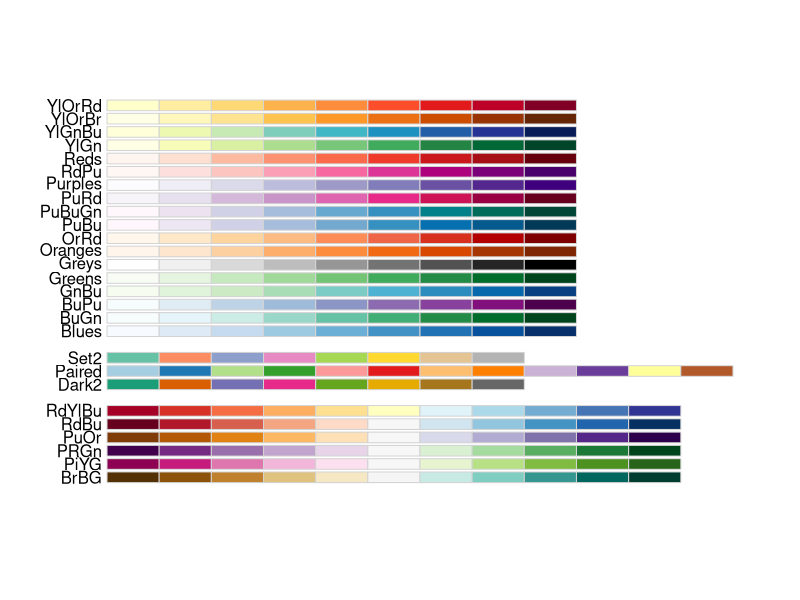
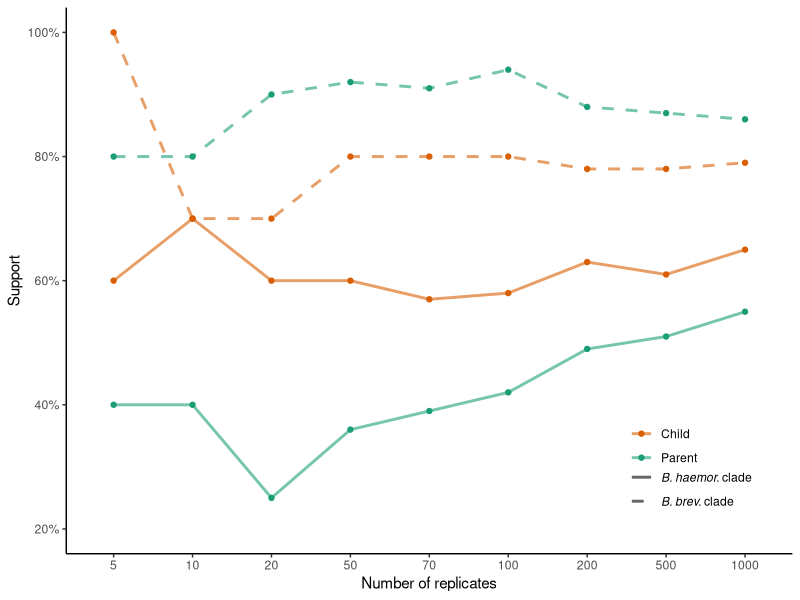
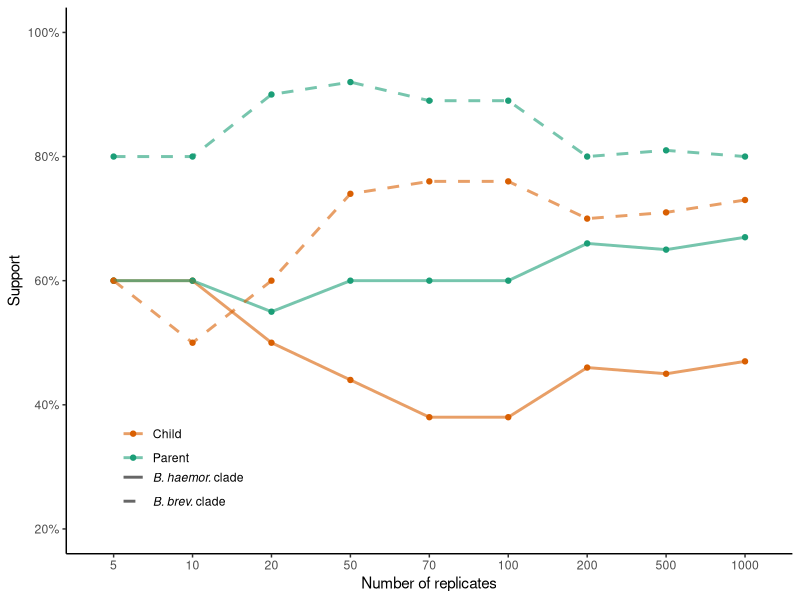
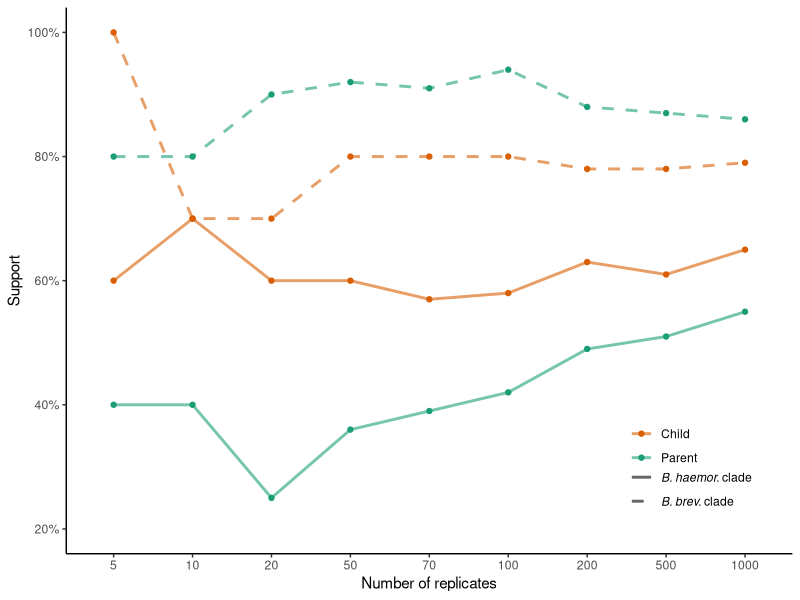
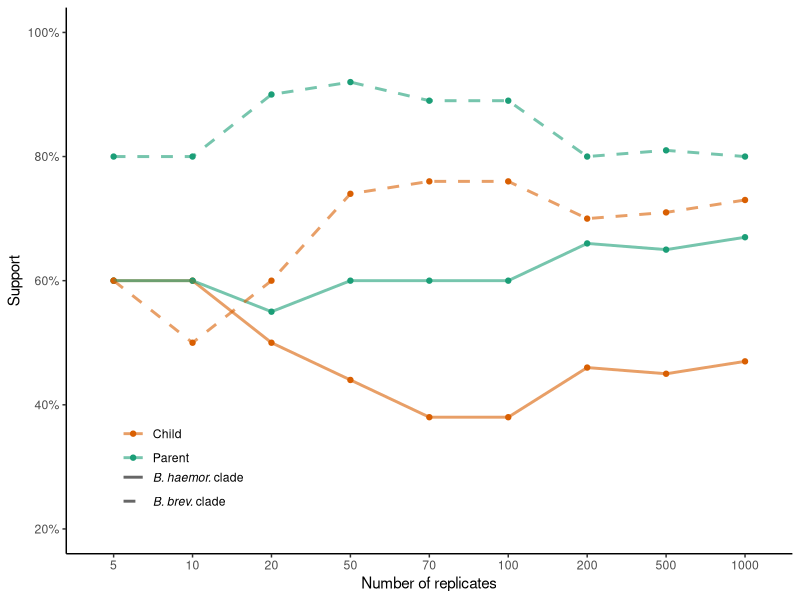

Reproduce these figures in R, in order. (Note: this script raises an error after producing the figures.)
require(ggplot2); require(scales); require(reshape2); 
#install.packages("dplyr")
require(dplyr)
#require(Hmisc)
library("readxl")
library(RColorBrewer)
library("ggsci")
#install.packages("ggrepel")
library("ggrepel")
library(ggpubr)
display.brewer.all(colorblindFriendly = TRUE)
brewer.pal(n = 8, name = "Dark2")
#library(ape)


my_colors <- RColorBrewer::brewer.pal(8, "Dark2")

my_colors2 <- RColorBrewer::brewer.pal(8, "Paired")
my_colors3  = c(brewer.pal(9, "RdBu")[c(1,2, 3, 7, 9)])

setwd(dirname(rstudioapi::getActiveDocumentContext()$path))
getwd()


d=read.csv('summary_main.csv',sep=",",h=T)


head(d)
ggplot(aes(x=as.factor(reps), y=support/100, group=branch, color=as.factor(sp), linetype=as.factor(cluster),), data=d)+
  #geom_bar(position="dodge", stat="identity")+
  geom_point()+
  geom_line(alpha = 0.6, size=1)+
  #geom_text_repel(aes(label=ifelse(support!=100, support, "")),
  #                force = 10, nudge_x = -0.001,nudge_y = 0.004, show.legend = F, size=3 )+
  #geom_text_repel(aes(label=support),hjust=0, vjust=0)+
  scale_x_discrete(name="Number of replicates")+
  scale_y_continuous(name="Support" , labels=percent, limits = c(0.2, 1))+
  theme_classic()+
  theme(legend.text.align = 0)+
  #scale_fill_grey()+
  scale_linetype_manual(name="", values = c(1, 2), 
                        labels=c((expression(italic("B. haemor.")~"clade")), expression(italic("B. brev.")~"clade") ))+
  scale_colour_manual(name="", values = c( my_colors[1], my_colors[2]), 
                    labels=c("Parent", "Child"))+
  theme(legend.position = c(.86,.14), 
        legend.margin=margin(t = -0.5, unit='cm') )+
  guides(colour = guide_legend(title = NULL, order = 1, reverse=TRUE, ), 
         linetype = guide_legend(title = NULL, order = 2, reverse=FALSE,))

ggsave("bee_support_vs_reps_main_no_label.pdf",width=5,height = 4)



#consensus

d=read.csv('summary_cons.csv',sep=",",h=T)
ggplot(aes(x=as.factor(reps), y=support/100, group=branch, color=as.factor(sp), linetype=as.factor(cluster),), data=d)+
  #geom_bar(position="dodge", stat="identity")+
  geom_point()+
  geom_line(alpha = 0.6, size=1)+
  #geom_text_repel(aes(label=ifelse(support!=100, support, "")),
  #                force = 10, nudge_x = -0.001,nudge_y = 0.004, show.legend = F, size = 3 )+
  #geom_text_repel(aes(label=support),hjust=0, vjust=0)+
  scale_x_discrete(name="Number of replicates")+
  scale_y_continuous(name="Support" , labels=percent, limits = c(0.2, 1))+
  theme_classic()+
  theme(legend.text.align = 0)+
  #scale_fill_grey()+
  scale_linetype_manual(name="", values = c(1, 2), 
                        labels=c((expression(italic("B. haemor.")~"clade")), expression(italic("B. brev.")~"clade") ))+
  scale_colour_manual(name="", values = c( my_colors[1], my_colors[2]), 
                      labels=c("Parent", "Child"))+
  theme(legend.position = c(.16,.14), 
        legend.margin=margin(t = -0.5, unit='cm') )+
  guides(colour = guide_legend(title = NULL, order = 1, reverse=TRUE, ), 
         linetype = guide_legend(title = NULL, order = 2, reverse=FALSE,))


ggsave("bee_support_vs_reps_cons_no_label.pdf",width=5,height = 4)



#fbot <- ggarrange(f3, f4, labels = c("C", "D"), widths=c(0.5, 0.5), ncol = 2, nrow = 1)
#arrange <-ggarrange(ftop, NULL, fbot, labels = c(NA, NA, NA), ncol = 1, heights=c(1, 0.05, 1), nrow = 3)
fright

ggsave("fel_8taxa_three_plots.pdf", width=5.0, height = 12.0, fright)
